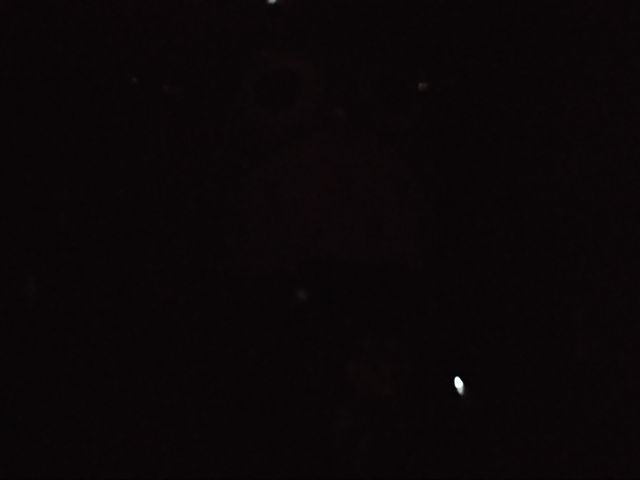
#> input picture img/L3_work_Task2.jpg, 640 x 480 px
$ jupyter execute L3_work.ipynb
#> lines starting #> are read from the running program, lines starting #| are printed output that depends on the picture; long printed decimals are rounded
# Task 2 : What’s inside the box?

[cell 1]
import cv2
import numpy as np
import matplotlib.pyplot as plt

[cell 2]
img = cv2.imread('../img/L3_work_Task2.jpg')
#> img is the input picture: shape (480, 640, 3); mean B, G, R 7.4, 6.3, 10.6

[cell 3]
def HistogramComparison(img):
    bgr_planes = cv2.split(img)
    histSize = 256
    histRange = (0, 256) # the upper boundary is exclusive
    accumulate = False
    b_hist = cv2.calcHist(bgr_planes, [0], None, [histSize], histRange, accumulate=accumulate)
#> b_hist = 256 values, max 197687 at index 7, min 0 at index 45, mean 1200
    g_hist = cv2.calcHist(bgr_planes, [1], None, [histSize], histRange, accumulate=accumulate)
#> g_hist = 256 values, max 203490 at index 6, min 0 at index 39, mean 1200
    r_hist = cv2.calcHist(bgr_planes, [2], None, [histSize], histRange, accumulate=accumulate)
#> r_hist = 256 values, max 189214 at index 10, min 0 at index 47, mean 1200
    hist_w = 512
    hist_h = 400
    bin_w = int(round( hist_w/histSize ))
    histImage = np.zeros((hist_h, hist_w, 3), dtype=np.uint8)
    cv2.normalize(b_hist, b_hist, alpha=0, beta=hist_h, norm_type=cv2.NORM_MINMAX)
    cv2.normalize(g_hist, g_hist, alpha=0, beta=hist_h, norm_type=cv2.NORM_MINMAX)
    cv2.normalize(r_hist, r_hist, alpha=0, beta=hist_h, norm_type=cv2.NORM_MINMAX)
    for i in range(1, histSize):
        cv2.line(histImage, ( bin_w*(i-1), hist_h - int(b_hist[i-1]) ),
                ( bin_w*(i), hist_h - int(b_hist[i]) ),
                ( 255, 0, 0), thickness=2)
        cv2.line(histImage, ( bin_w*(i-1), hist_h - int(g_hist[i-1]) ),
                ( bin_w*(i), hist_h - int(g_hist[i]) ),
                ( 0, 255, 0), thickness=2)
        cv2.line(histImage, ( bin_w*(i-1), hist_h - int(r_hist[i-1]) ),
                ( bin_w*(i), hist_h - int(r_hist[i]) ),
                ( 0, 0, 255), thickness=2)
    return histImage

[cell 4]
histImage = HistogramComparison(img)

plt.subplot(121), plt.imshow(cv2.cvtColor(img, cv2.COLOR_BGR2RGB))
plt.title('Original'), plt.xticks([]), plt.yticks([])
plt.subplot(122), plt.imshow(cv2.cvtColor(histImage, cv2.COLOR_BGR2RGB))
plt.title('Histogram'), plt.xticks([]), plt.yticks([])
plt.show()

[cell 5]
def GammaTransform(img, gamma):
    # Apply gamma transform.
    gamma_transformed = np.array(255*(img/255)**gamma, dtype = 'uint8')
    return gamma_transformed

[cell 6]
gamma = [0.0,0.1,0.2,0.3,0.4,0.5,0.6,0.7,0.8,0.9,1.0]
gammaplot = []
plt.figure(figsize=(30, 10))
for i in range(len(gamma)):
    gammaplot.append(GammaTransform(img, gamma[i]))
    plt.subplot(2,6,i+1), plt.imshow(gammaplot[i], cmap = 'gray')
    plt.title('Gamma Transform '+str(gamma[i])), plt.xticks([]), plt.yticks([])
#> after the loop, gammaplot = 11 items
plt.subplot(2,6,12), plt.imshow(img, cmap = 'gray')
plt.title('Original Image'), plt.xticks([]), plt.yticks([])
plt.show()
#> figure, not shown here; B, G, R data is drawn as R, G, B

[cell 7]
imggamma = GammaTransform(img, 0.3)
#> in GammaTransform (call 12), `gamma_transformed = np.array(255*(img/255)**gamma, dtype = 'uint8')`:
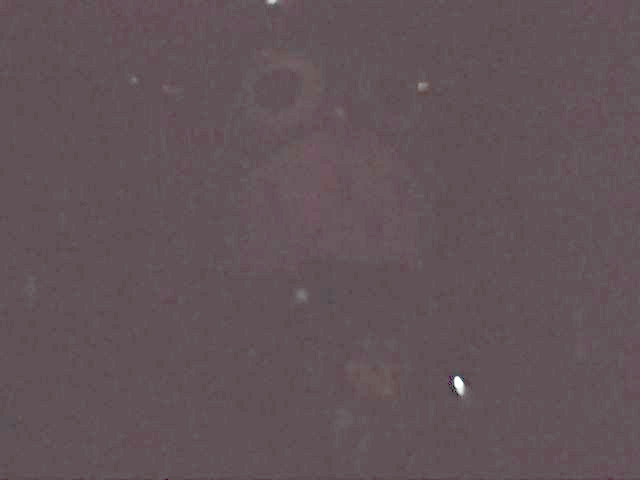
#> gamma_transformed: shape (480, 640, 3); mean B, G, R 87.3, 82.9, 97.4

[cell 8]
histImage = HistogramComparison(imggamma)

plt.subplot(121), plt.imshow(cv2.cvtColor(imggamma, cv2.COLOR_BGR2RGB))
plt.title('Image'), plt.xticks([]), plt.yticks([])
plt.subplot(122), plt.imshow(cv2.cvtColor(histImage, cv2.COLOR_BGR2RGB))
plt.title('Histogram'), plt.xticks([]), plt.yticks([])
plt.show()

[cell 9]
imgHis = cv2.cvtColor(imggamma, cv2.COLOR_BGR2GRAY)

equ = cv2.equalizeHist(imgHis)
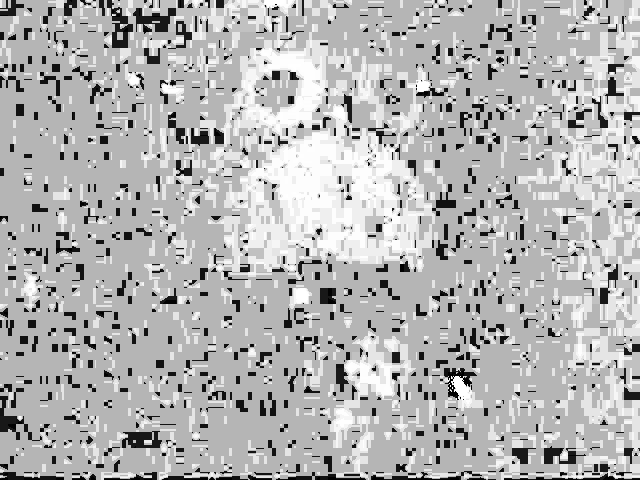
#> equ: shape (480, 640); min 0, max 255, mean 179.5

# stacking images side-by-side
res = np.hstack((imgHis, equ))
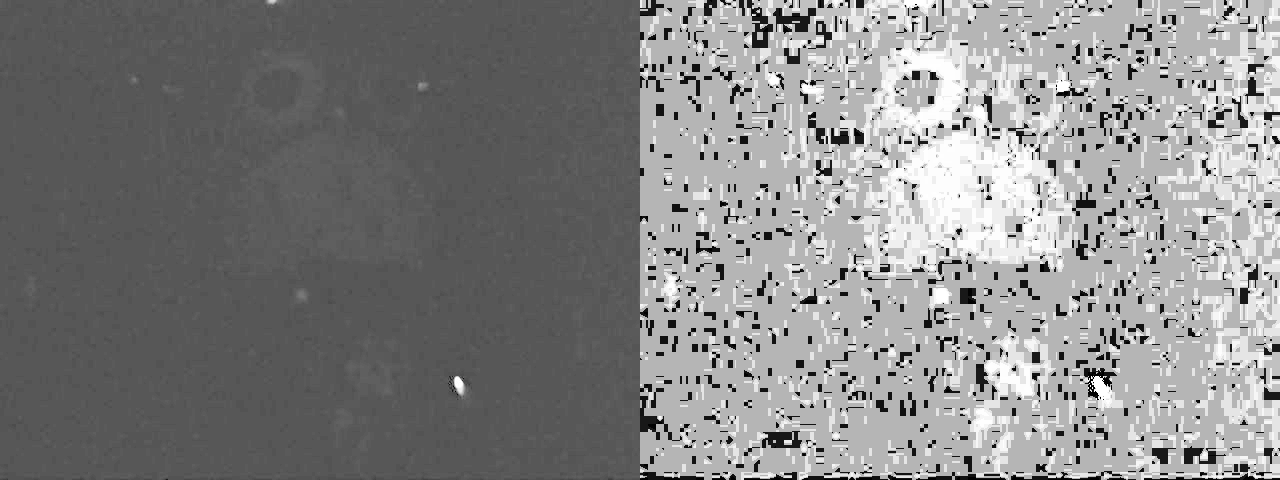
#> res: shape (480, 1280); min 0, max 255, mean 133.7

# plotting the images
plt.imshow(cv2.cvtColor(res, cv2.COLOR_BGR2RGB))
plt.xticks([]), plt.yticks([])
plt.show()

[cell 10]
def ArithmeticTransform(img1, img2 , operation):
    # img1 is the input image
    # img2 is the input image
    # operation is the operation to be performed
#> called with operation = 'not'
    if operation == 'and':
        imgOut = cv2.bitwise_and(img1, img2)
    elif operation == 'or':
        imgOut = cv2.bitwise_or(img1, img2)
    elif operation == 'xor':
        imgOut = cv2.bitwise_xor(img1, img2)
    elif operation == 'not':
        imgOut = cv2.bitwise_not(img1)
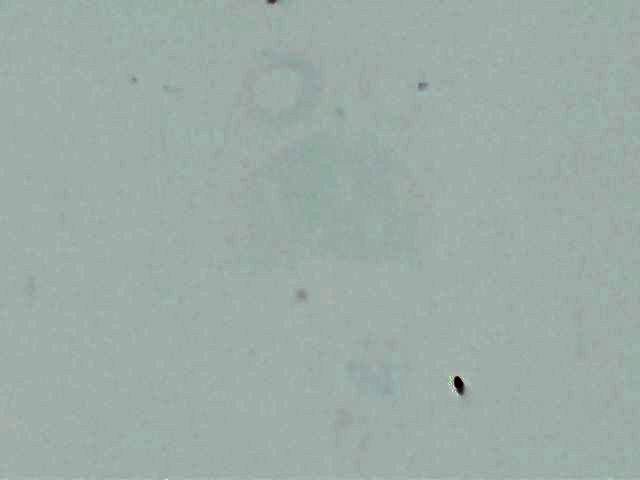
#> imgOut: shape (480, 640, 3); mean B, G, R 167.7, 172.1, 157.6
    imgOut = np.clip(imgOut, 0, 255)
    imgOut = imgOut.astype(np.uint8)
    return imgOut

[cell 11]
imgnot = ArithmeticTransform(imggamma, imggamma, 'not')

histImage = HistogramComparison(imgnot)
#> in HistogramComparison (call 3), `b_hist = cv2.calcHist(bgr_planes, [0], None, [histSize], histRange, ac..`: b_hist = 256 values, max 197687 at index 169, min 0 at index 13, mean 1200
#> in HistogramComparison (call 3), `g_hist = cv2.calcHist(bgr_planes, [1], None, [histSize], histRange, ac..`: g_hist = 256 values, max 203490 at index 173, min 0 at index 9, mean 1200
#> in HistogramComparison (call 3), `r_hist = cv2.calcHist(bgr_planes, [2], None, [histSize], histRange, ac..`: r_hist = 256 values, max 189214 at index 159, min 0 at index 0, mean 1200
#> after the loop in HistogramComparison (call 3), `for i in range(1, histSize):`:
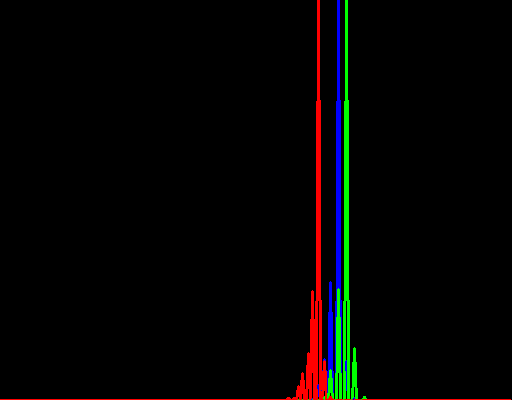
#> histImage: shape (400, 512, 3); mean of channels 0, 1, 2 2.4, 3.5, 4.2; drawn as B, G, R

plt.subplot(121), plt.imshow(cv2.cvtColor(imgnot, cv2.COLOR_BGR2RGB))
plt.title('Image'), plt.xticks([]), plt.yticks([])
plt.subplot(122), plt.imshow(cv2.cvtColor(histImage, cv2.COLOR_BGR2RGB))
plt.title('Histogram'), plt.xticks([]), plt.yticks([])
plt.show()

[cell 12]
def BitPlaneSlicing(img, n):
    # Apply bit plane slicing.
    bit_plane_sliced = np.array(img, dtype = np.uint8)
    # Shift the bits of the image to the right by n-1.
    bit_plane_sliced = np.vectorize(lambda x: x if (x & (1 << n)) else 0)(bit_plane_sliced)
    return bit_plane_sliced

[cell 13]
imgbit = cv2.resize(imgnot, (256, 256), interpolation=cv2.INTER_LINEAR)
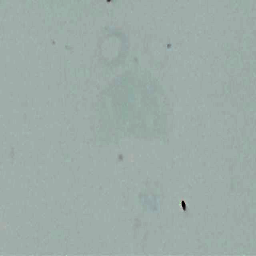
#> imgbit: shape (256, 256, 3); mean B, G, R 167.7, 172.1, 157.6

for i in range(8):
    imgbitn = BitPlaneSlicing(imgbit, i)
    plt.subplot(3,4,i+1), plt.imshow(imgbitn, cmap = 'gray')
    plt.title('Bit Plane '+str(i)), plt.xticks([]), plt.yticks([])
#> this loop made 8 passes
#> pass 1, in BitPlaneSlicing, `bit_plane_sliced = np.vectorize(lambda x: x if (x & (1 << n)) else 0)(..`:
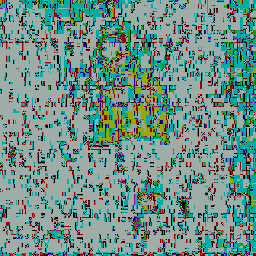
#> bit_plane_sliced: shape (256, 256, 3) int64; mean B, G, R 135.9, 143.9, 110.5
plt.subplot(3,4,9), plt.imshow(imgbit, cmap = 'gray')
plt.title('Original'), plt.xticks([]), plt.yticks([])
plt.show()
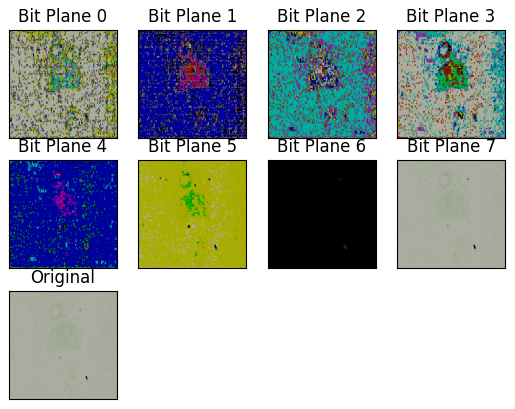
#> figure drawn by matplotlib, 9 panels; B, G, R data is drawn as R, G, B

[cell 14]
def IntensitlLevelSlicing(img, r1, r2):
    # Apply intensity level slicing.
    img = np.vectorize(lambda x: 0 if x < r1 else 255 if x > r2 else x)(img)
    intensity_level_sliced = np.array(img, dtype = np.uint8)
    return intensity_level_sliced

[cell 15]
imginten = cv2.resize(imggamma, (256, 256), interpolation=cv2.INTER_LINEAR)
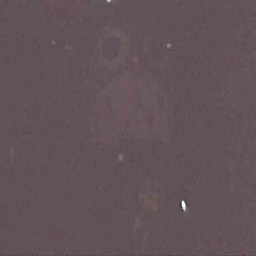
#> imginten: shape (256, 256, 3); mean B, G, R 87.3, 82.9, 97.4
r1 = 5
r2 = 255
imgintent = IntensitlLevelSlicing(imginten, r1, r2)

plt.subplot(121), plt.imshow(imgintent, cmap = 'gray')
plt.title('Intensity Level Slicing'), plt.xticks([]), plt.yticks([])
plt.subplot(122), plt.imshow(imginten, cmap = 'gray')
plt.title('Original'), plt.xticks([]), plt.yticks([])
plt.show()
#> figure, not shown here; B, G, R data is drawn as R, G, B

[cell 16]
def get_illumination_channel(I, w):
#> called with w = 15
    M, N, _ = I.shape
#> M = 480; N = 640
    # padding for channels
    padded = np.pad(I, ((int(w/2), int(w/2)), (int(w/2), int(w/2)), (0, 0)), 'edge')
    darkch = np.zeros((M, N))
    brightch = np.zeros((M, N))

    for i, j in np.ndindex(darkch.shape):
        darkch[i, j] = np.min(padded[i:i + w, j:j + w, :]) # dark channel
        brightch[i, j] = np.max(padded[i:i + w, j:j + w, :]) # bright channel
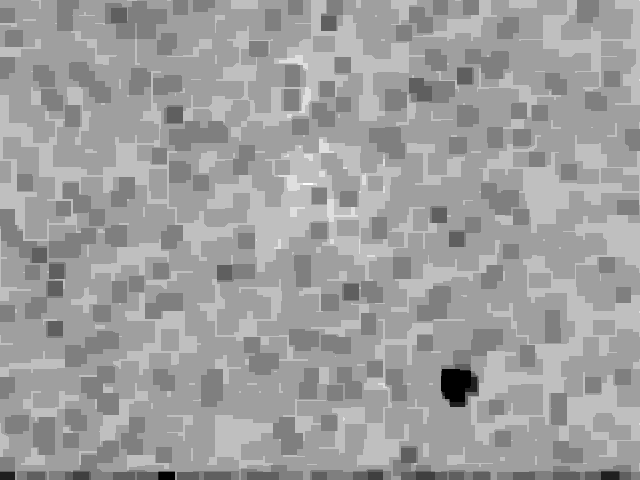
#> darkch: shape (480, 640) float64; min 0, max 8, mean 4.98; drawn with min black and max white

    return darkch, brightch

[cell 17]
imgT = get_illumination_channel(img, 15)

plt.subplot(121), plt.imshow(imgT[0], cmap = 'gray')
plt.title('Dark Channel'), plt.xticks([]), plt.yticks([])
plt.subplot(122), plt.imshow(imgT[1], cmap = 'gray')
plt.title('Bright Channel'), plt.xticks([]), plt.yticks([])
plt.show()

[cell 18]
def get_atmosphere(I, brightch, p=0.1):
#> called with p = 0.1
    M, N = brightch.shape
#> M = 480; N = 640
    flatI = I.reshape(M*N, 3) # reshaping image array
    flatbright = brightch.ravel() #flattening image array

    searchidx = (-flatbright).argsort()[:int(M*N*p)] # sorting and slicing
    A = np.mean(flatI.take(searchidx, axis=0), dtype=np.float64, axis=0)
#> A = [9.43, 7.9, 13.34]
    return A

[cell 19]
imgT2 = get_atmosphere(img, imgT[1], 0.1)
#> imgT2 = [9.43, 7.9, 13.34]

print(imgT2)
#| [ 9.434  7.901 13.337]
